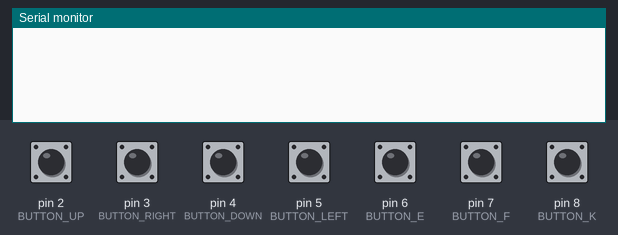
This sketch was run on a simulated Arduino Uno, built with avr-gcc and run on an emulated ATmega328P. Parts: the last lines printed to the serial monitor. The inputs (shaded band) are chosen by the test bench; at power-on: pin 2 (BUTTON_UP), pin 3 (BUTTON_RIGHT), pin 4 (BUTTON_DOWN), pin 5 (BUTTON_LEFT), pin 6 (BUTTON_E), pin 7 (BUTTON_F), pin 8 (BUTTON_K) HIGH.

Above: at 1.2 s.
1.3 s: pin 2 (BUTTON_UP) pulled LOW for 0.15 s
At 2.4 s:
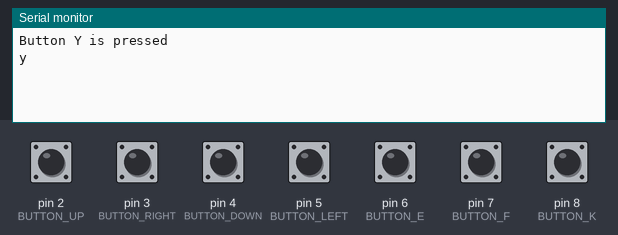
2.9 s: pin 3 (BUTTON_RIGHT) pulled LOW for 0.15 s
At 3.6 s:
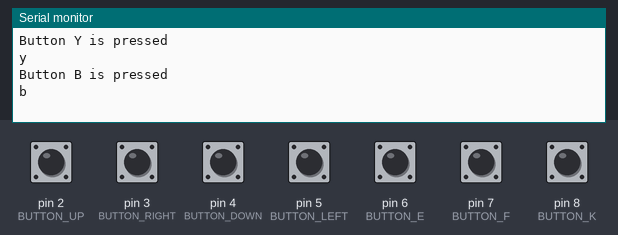
4.5 s: pin 4 (BUTTON_DOWN) pulled LOW for 0.15 s
At 4.8 s:
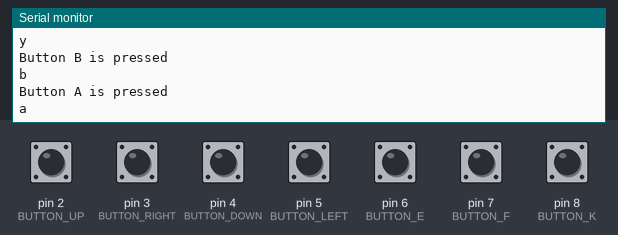
6.1 s: pin 5 (BUTTON_LEFT) pulled LOW for 0.15 s
At 7.3 s:
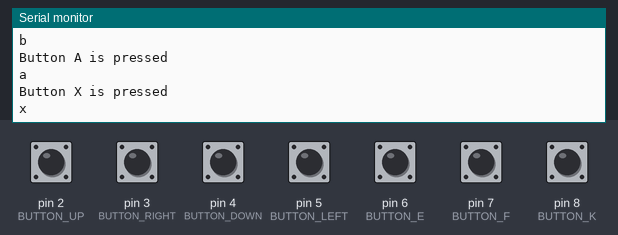
7.7 s: pin 6 (BUTTON_E) pulled LOW for 0.15 s
At 8.5 s:
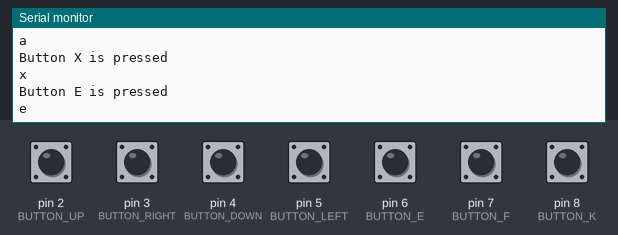
9.3 s: pin 7 (BUTTON_F) pulled LOW for 0.15 s
At 10.1 s:
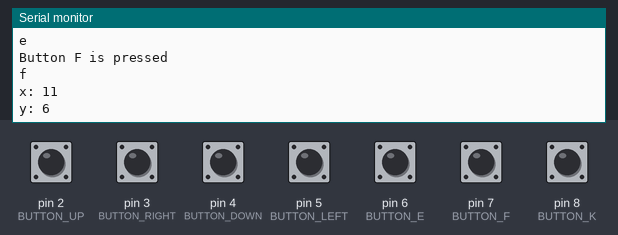

The sketch:

sketch_may14a.ino
```cpp
#define BUTTON_UP 2
#define BUTTON_RIGHT 3
#define BUTTON_DOWN 4
#define BUTTON_LEFT 5
#define BUTTON_E 6
#define BUTTON_F 7
#define BUTTON_K 8
#define PIN_ANALOG_X 0
#define PIN_ANALOG_Y 1

#define DELAY_TIME 500

void setup() {
  Serial.begin(9600);

  // Enable pull-up resistors
  pinMode(BUTTON_UP, INPUT);
  digitalWrite(BUTTON_UP, HIGH);

  pinMode(BUTTON_RIGHT, INPUT);
  digitalWrite(BUTTON_RIGHT, HIGH);

  pinMode(BUTTON_DOWN, INPUT);
  digitalWrite(BUTTON_DOWN, HIGH);

  pinMode(BUTTON_LEFT, INPUT);
  digitalWrite(BUTTON_LEFT, HIGH);

  pinMode(BUTTON_E, INPUT);
  digitalWrite(BUTTON_E, HIGH);

  pinMode(BUTTON_F, INPUT);
  digitalWrite(BUTTON_F, HIGH);

  pinMode(BUTTON_K, INPUT);
  digitalWrite(BUTTON_K, HIGH);
}

void loop() {
  if (digitalRead(BUTTON_UP) == LOW) {
    Serial.println("Button Y is pressed");
    Serial.println('y');
    delay(DELAY_TIME);
  }
  else if (digitalRead(BUTTON_RIGHT) == LOW) {
    Serial.println("Button B is pressed");
    Serial.println('b');
    delay(DELAY_TIME);

    // Wait to receive the temperature data from another source
    if (Serial.available() > 0) {
      String temperature = Serial.readStringUntil('\n');
      Serial.print("Received Temperature: ");
      Serial.println(temperature);
    }
  }
  else if (digitalRead(BUTTON_DOWN) == LOW) {
    Serial.println("Button A is pressed");
    Serial.println('a');
    delay(DELAY_TIME);
  }
  else if (digitalRead(BUTTON_LEFT) == LOW) {
    Serial.println("Button X is pressed");
    Serial.println('x');
    delay(DELAY_TIME);
  }
  else if (digitalRead(BUTTON_E) == LOW) {
    Serial.println("Button E is pressed");
    Serial.println('e');
    delay(DELAY_TIME);
  }
  else if (digitalRead(BUTTON_F) == LOW) {
    Serial.println("Button F is pressed");
    Serial.println('f');
    Serial.print("x: ");
    Serial.println(523 - analogRead(PIN_ANALOG_X));
    Serial.print("y: ");
    Serial.println(-506 + analogRead(PIN_ANALOG_Y));
    delay(500);
    delay(DELAY_TIME);
  }
  else if (digitalRead(BUTTON_K) == LOW) {
    Serial.println("Button K is pressed");
    Serial.println('k');
    delay(DELAY_TIME);
  }
}
```

Measured:
- after the input at 1.3 s, the serial monitor: prints a new line at once (image 1)
- after the input at 2.9 s, the serial monitor: prints a new line at once (image 2)
- after the input at 4.5 s, the serial monitor: prints a new line at once (image 3)
- after the input at 6.1 s, the serial monitor: prints a new line at once (image 4)
- after the input at 7.7 s, the serial monitor: prints a new line at once (image 5)
- after the input at 9.3 s, the serial monitor: prints a new line at once (image 6)
